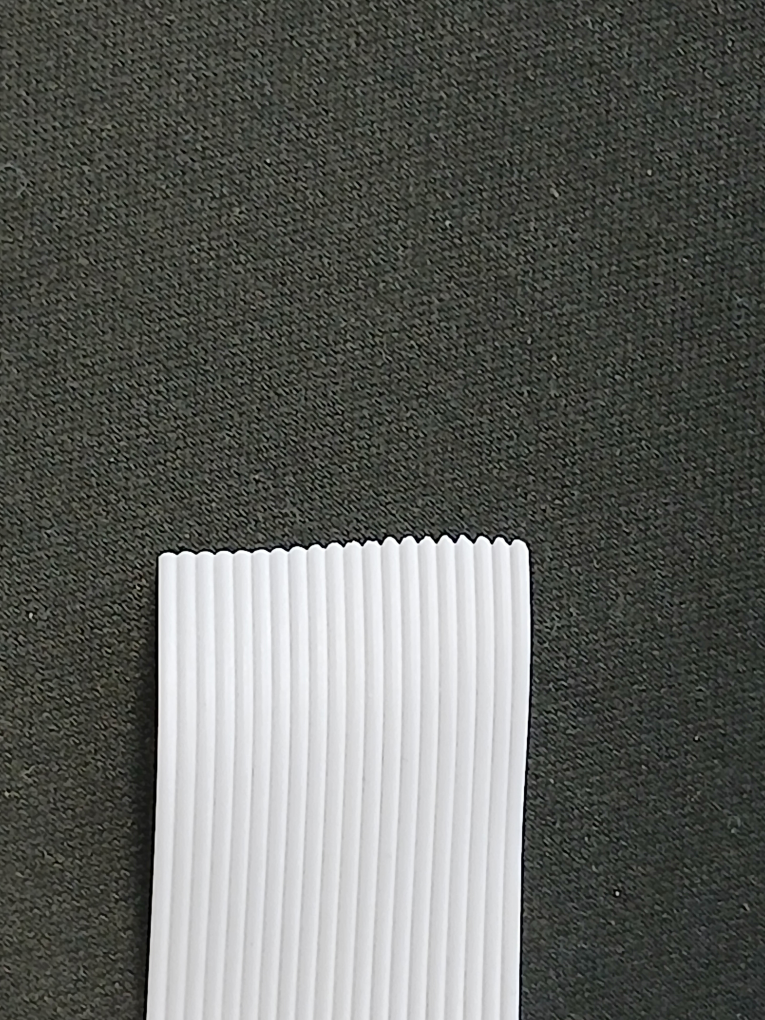
#> input picture conteo-hilos/Cinta-Hilos.jpg, 3060 x 4080 px (shown at 1/4 size)
$ python conteo_canales.py
#> lines starting #> are read from the running program, lines starting #| are printed output that depends on the picture; after the words box and inside, x2 and y2 are one past the last pixel; in counts of white or black regions, pixels touching at a corner belong together
import cv2
import numpy as np

def detectar_21_lineas_hough(ruta_imagen):
    # --- Cargar la imagen ---
#> called with ruta_imagen = 'Cinta-Hilos.jpg'
    img_original = cv2.imread(ruta_imagen)
#> img_original is the input picture: shape (4080, 3060, 3); mean B, G, R 93.8, 98.1, 96.3

    if img_original is None:
        print(f"Error: No se pudo cargar la imagen '{ruta_imagen}'. Revise la ruta.")
        return 0

    alto, ancho, _ = img_original.shape
#> alto = 4080; ancho = 3060

    # CAMBIO 1: Usar la imagen en escala de grises directamente para realzar los surcos/sombras
    gray = cv2.cvtColor(img_original, cv2.COLOR_BGR2GRAY)

    # --- 2. Binarización ADAPTATIVA (CLAVE) ---
    # CAMBIO 2: Usamos THRESH_BINARY_INV. Esto hace que los surcos oscuros (los límites) sean BLANCOS
    img_binaria = cv2.adaptiveThreshold(
        gray, 255,
        cv2.ADAPTIVE_THRESH_GAUSSIAN_C,
        cv2.THRESH_BINARY_INV, # <--- INVERTIMOS LA BINARIZACIÓN
        31,
        2
    )
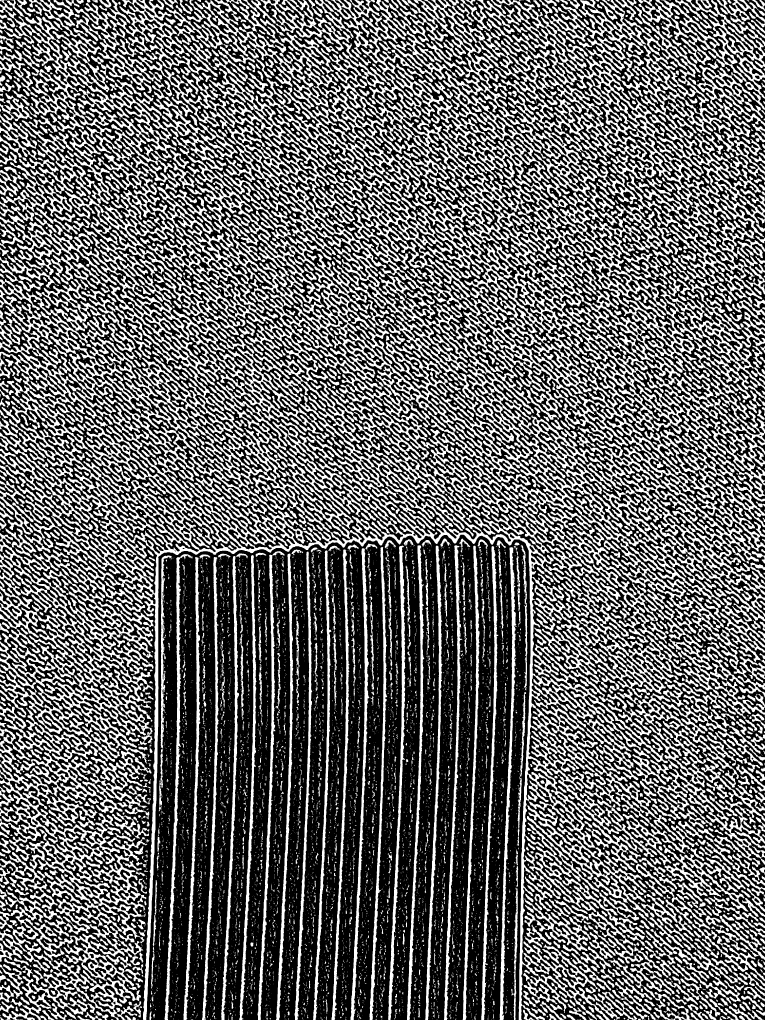
#> img_binaria: shape (4080, 3060) (shown at 1/4 size); 40% white; 12743 white regions (8818 under 20 px), largest, box (x1, y1, x2, y2) and area: (0, 0, 2814, 4080) 1067379, (1360, 68, 2651, 1558) 273605, (2053, 0, 3060, 1215) 168010

    # --- 3. OPERACIONES MORFOLÓGICAS Y CONVOLUCIÓN ---
    # Usamos una Clausura más fuerte (Dilatación seguida de Erosión) para unir los surcos blancos

    # Eliminamos la Erosión inicial ya que los surcos son ya delgados.

    # Dilatación (Une los segmentos de los surcos/líneas)
    kernel_dilatacion = cv2.getStructuringElement(cv2.MORPH_RECT, (3, 3))
    img_dilatada = cv2.dilate(img_binaria, kernel_dilatacion, iterations=1)
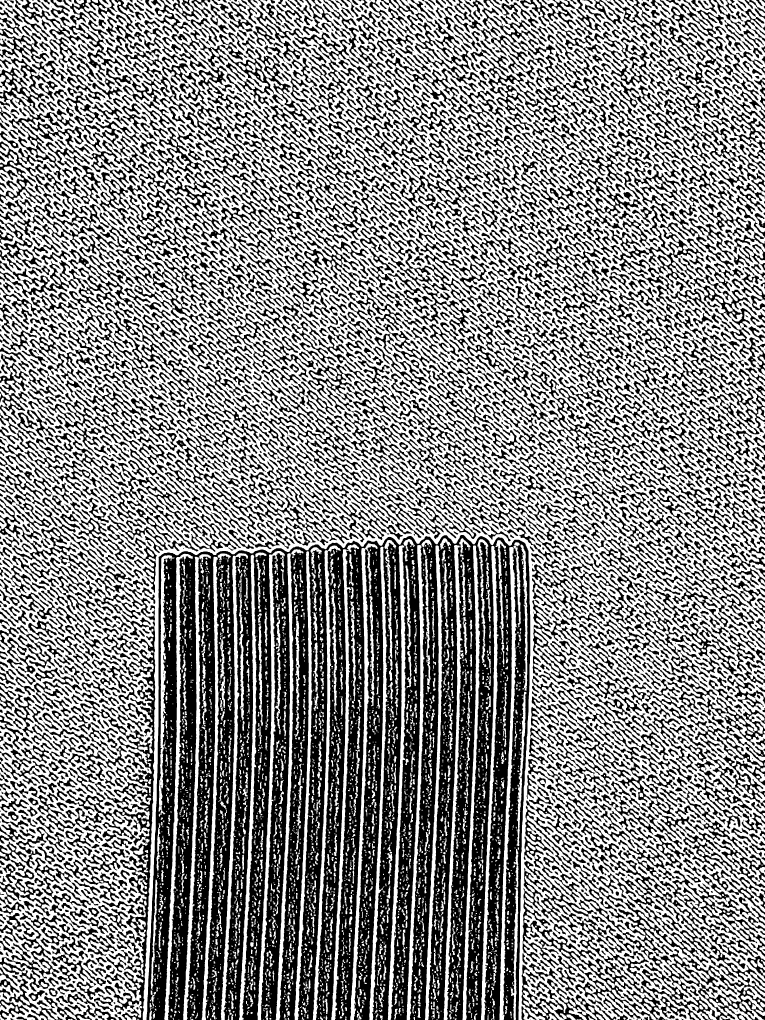
#> img_dilatada: shape (4080, 3060) (shown at 1/4 size); 54.7% white; 2378 black regions (288 under 20 px), largest, box (x1, y1, x2, y2) and area: (586, 2140, 2121, 4080) 1941690, (461, 844, 1825, 2156) 132711, (0, 1867, 621, 4080) 120545

    # Apertura para limpiar ruido pequeño (Erosión seguida de Dilatación)
    kernel_open = cv2.getStructuringElement(cv2.MORPH_RECT, (5, 5))
    final_binary = cv2.morphologyEx(img_dilatada, cv2.MORPH_OPEN, kernel_open, iterations=1)
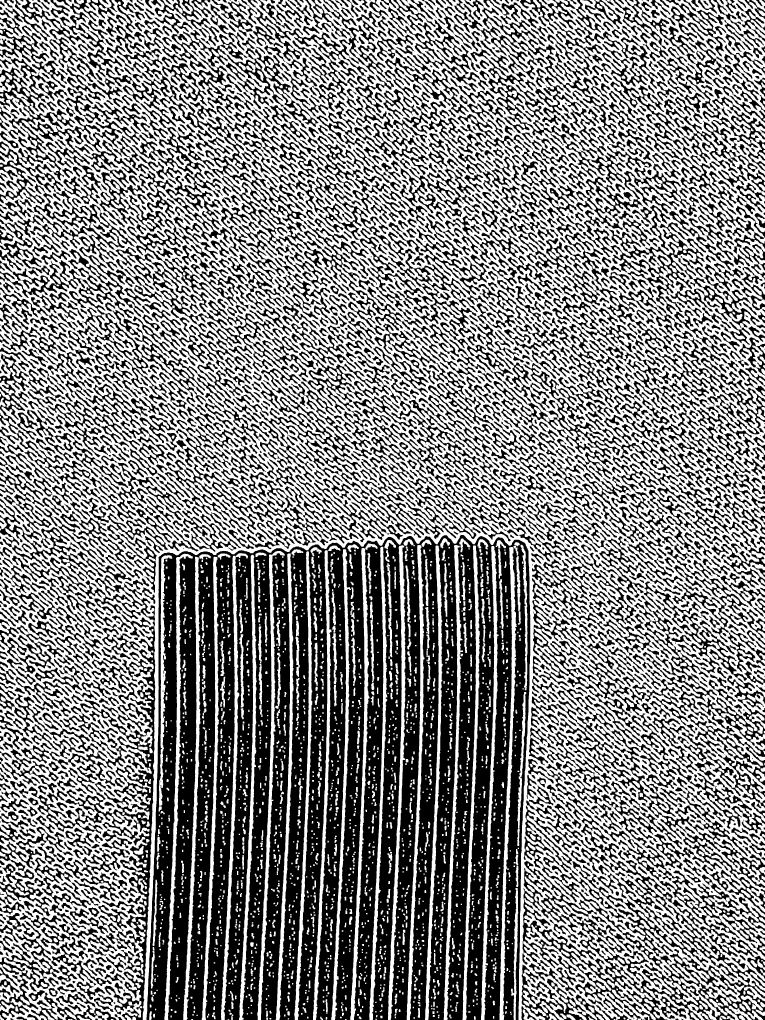
#> final_binary: shape (4080, 3060) (shown at 1/4 size); 53.2% white; 1816 black regions (180 under 20 px), largest, box (x1, y1, x2, y2) and area: (586, 2140, 2121, 4080) 2075064, (398, 688, 3060, 3233) 323529, (2090, 3064, 3060, 4080) 227197

    # --- 4. Detección de Líneas usando cv2.HoughLinesP ---

    # Longitud mínima: Bajamos al 20% para capturar líneas que no van de punta a punta
    H_MIN_PIXELS = int(alto * 0.20)
#> H_MIN_PIXELS = 816

    lines = cv2.HoughLinesP(
        final_binary,
        rho=1,
        theta=np.pi/180,
        threshold=25, # Umbral muy bajo para forzar la detección de 21 líneas
        minLineLength=H_MIN_PIXELS,
        maxLineGap=15 # Aumentamos un poco el Gap para que los segmentos rotos se unan
    )
#> lines = 2097 rows, first 6: [1521, 2209, 2543, 1187], [780, 2254, 2982, 52], [707, 2220, 2673, 254], [1859, 1277, 3059, 77], [2108, 689, 2161, 1686], [154, 2733, 1765, 1122]

    # --- 5. Filtrado de Líneas Verticales y Medición ---
    lineas_detectadas = []

    if lines is not None:
        for i, line in enumerate(lines):
            x1, y1, x2, y2 = line[0]

            # CAMBIO 3: Filtro de verticalidad más flexible.
            # Permitimos hasta 20 píxeles de inclinación (antes era 10)
            if abs(x2 - x1) < 20:

                # Medidas:
                anchura_linea = abs(x2 - x1)
                altura_linea = abs(y2 - y1)
                x_pos_centro = (x1 + x2) // 2

                lineas_detectadas.append({
                    'id': len(lineas_detectadas) + 1,
                    'x': x_pos_centro,
                    'y_start': y1,
                    'y_end': y2,
                    'w': anchura_linea,
                    'h': altura_linea,
                    'coords': line[0]
                })
#> this loop made 2097 passes
#> after the loop, lineas_detectadas = []

    # Ordenar las líneas de izquierda a derecha y re-enumerar
    lineas_detectadas.sort(key=lambda item: item['x'])
    for i, linea in enumerate(lineas_detectadas):
        linea['id'] = i + 1
#> this loop made 0 passes

    num_filtrados = len(lineas_detectadas)
#> num_filtrados = 0

    # --- 6. Dibujar Enumeración y Enmarcación ---

    medidas_impresas = []
    # Usaremos una copia de la imagen original para dibujar sobre ella (más claro)
    img_dibujo = img_original.copy()

    for linea in lineas_detectadas:
        idx = linea['id']
        x, y1, y2, h_line = linea['x'], linea['y_start'], linea['y_end'], linea['h']
        x1, _, x2, _ = linea['coords']

        min_y = min(y1, y2)
        max_y = max(y1, y2)

        # Enmarcación (Amarillo)
        cv2.rectangle(img_dibujo, (x1 - 5, min_y), (x2 + 5, max_y), (0, 255, 255), 2)

        # Enumeración de la línea (Rojo)
        cv2.putText(img_dibujo,
                    str(idx),
                    (x - 10, min_y + h_line // 2),
                    cv2.FONT_HERSHEY_SIMPLEX,
                    0.7,
                    (0, 0, 255),
                    2)

        medidas_impresas.append(f"Línea {idx}: Anchura={linea['w']} px, Altura={h_line} px, Centro X={x} px")
#> after the loop, medidas_impresas = []

    # --- 7. Mostrar Resultado y Medidas ---

    print("\n" + "="*70)
    print(f"Se detectaron **{num_filtrados}** líneas. (Objetivo: 21)")
#| Se detectaron **0** líneas. (Objetivo: 21)
    print("\n📐 Medidas de cada línea detectada (en píxeles):")
    if medidas_impresas:
        for medida in medidas_impresas:
            print(f"- {medida}")

    print("="*70)

    display_width = 600
    display_height = int(alto * (display_width / ancho))
#> display_height = 800

    img_final_disp = cv2.resize(img_dibujo, (display_width, display_height))
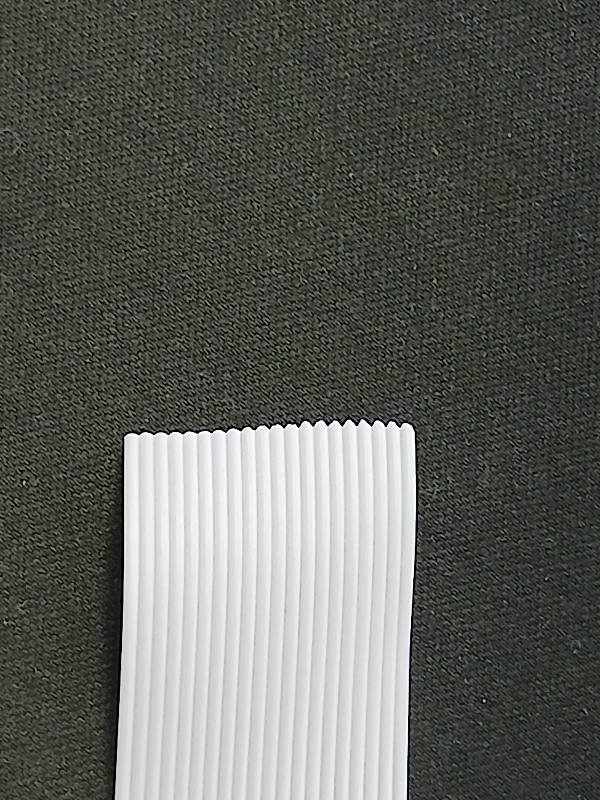
#> img_final_disp: shape (800, 600, 3); mean B, G, R 93.7, 98, 96.2
    img_binary_disp = cv2.resize(final_binary, (display_width, display_height))
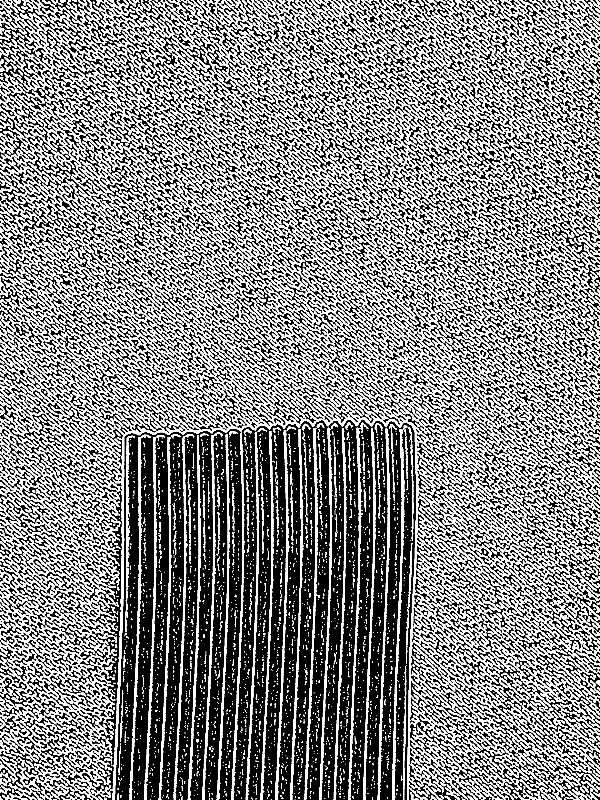
#> img_binary_disp: shape (800, 600); min 0, max 255, mean 135.6

    cv2.imshow('1. IMAGEN BINARIA (SURCOS BLANCOS)', img_binary_disp)
    cv2.imshow('2. RESULTADO FINAL: Lineas Contadas y Medidas', img_final_disp)

    cv2.waitKey(0)
    cv2.destroyAllWindows()

    return num_filtrados

# --- Ejecución ---
ruta_del_archivo = "Cinta-Hilos.jpg"
conteo_final = detectar_21_lineas_hough(ruta_del_archivo)
#> conteo_final = 0
